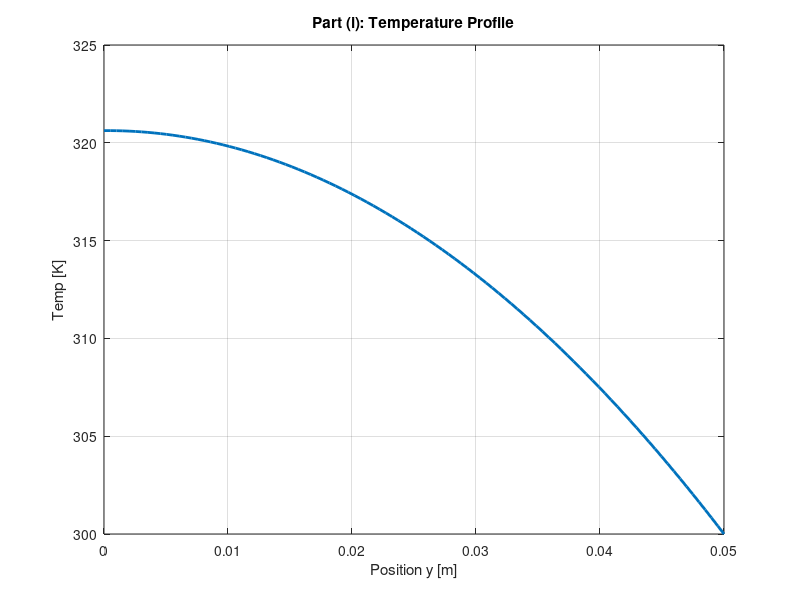
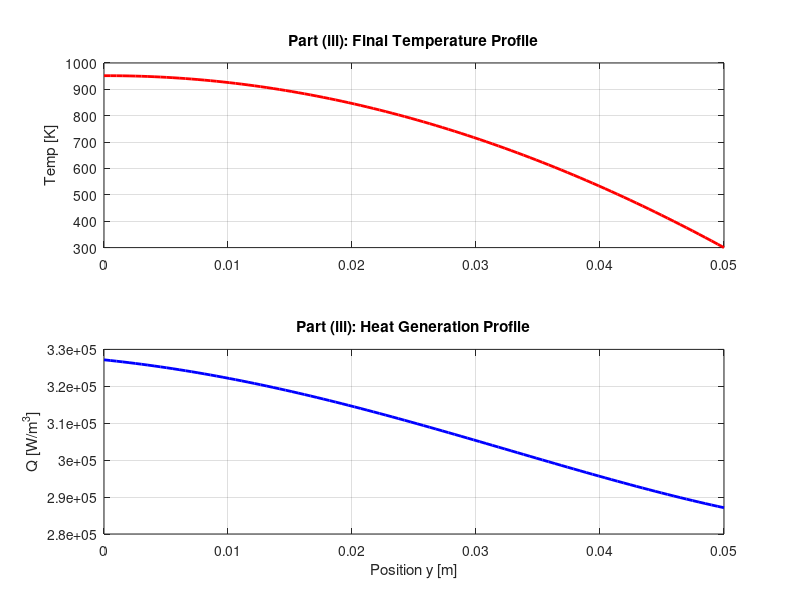

The MATLAB source for these figures, in order:
% --- PART (i): CONSTANT HEAT GENERATION ---
clear; clc;

% 1. Setup Parameters
N = 100;
W = 0.05;               % Width [m]
dy = W / (N - 1);       % Step size
k = 0.6;                % Conductivity
I0 = 1000;              % Solar Irradiance

% 2. Calculate Constant Q
Q_val = (0.50 * I0) / W; % Q = 10,000

% 3. Build Matrix System
A = zeros(N, N);
b = zeros(N, 1);

for j = 1:N
    if j == 1
        % Bottom: Adiabatic (-T1 + T2 = 0)
        A(j,j) = -1; A(j,j+1) = 1;
        b(j) = 0;
    elseif j == N
        % Top: Fixed Temp (TN = 300)
        A(j,j) = 1;
        b(j) = 300;
    else
        % Middle: Heat Equation
        A(j,j-1) = -1; A(j,j) = 2; A(j,j+1) = -1;
        b(j) = (Q_val * dy^2) / k;
    end
end

% 4. Solve and Plot
T_part1 = A \ b;

figure(1);
plot(linspace(0, W, N), T_part1, 'LineWidth', 2);
title('Part (i): Temperature Profile');
xlabel('Position y [m]'); ylabel('Temp [K]'); grid on;

% --- PART (ii): CALCULATE CONCENTRATION FACTOR ---

% 1. Get Average Temp from Part 1
T_avg_old = mean(T_part1);

% 2. Define Targets
T_target = 500;
T_ambient = 300;
C_old = 1;

% 3. Calculate Ratio
ratio = (T_target - T_ambient) / (T_avg_old - T_ambient);
C_new = ratio * C_old;

fprintf('Part (ii): Required Concentration Factor C = %.2f\n', C_new);




% --- PART (iii): NON-LINEAR ITERATIVE SOLVER ---
% clear; clc; % (Don't clear if you want to keep Part 1 results)

% 1. New Parameters
C = 300;                % Concentration Factor
I_in = C * 1000;        % Incoming Light (300,000)

% 2. Matrix A is the same as Part 1 (Geometry is constant)
% (We re-use Matrix A from Part 1 code above)

% 3. Initial Guess
T = ones(N, 1) * 300;   % Start with 300 K everywhere
error = 100;            % Big initial error
iter = 0;

% 4. The Loop
while error > 1e-4
    iter = iter + 1;
    T_old = T;
    
    % Step A: Update Epsilon
    epsilon = -1 - (1e-7 * T.^2);
    
    % Step B: Calculate Intensity I (Marching from Bottom)
    I = zeros(N, 1);
    I(1) = I_in;
    for j = 2:N
        % Formula: I_current = I_prev / (1 - dy * epsilon)
        I(j) = I(j-1) / (1 - dy * epsilon(j));
    end
    
    % Step C: Calculate Heat Q
    Q = -epsilon .* I;
    
    % Step D: Update Vector b
    b = zeros(N, 1);
    b(1) = 0;           % Bottom BC
    b(N) = 300;         % Top BC
    for j = 2:N-1
        b(j) = (Q(j) * dy^2) / k;
    end
    
    % Step E: Solve for New T
    T = A \ b;
    
    % Step F: Check Convergence
    error = max(abs(T - T_old));
end

fprintf('Part (iii): Converged in %d iterations.\n', iter);

% 5. Plot Results
figure(2);
subplot(2,1,1);
plot(linspace(0, W, N), T, 'r', 'LineWidth', 2);
title('Part (iii): Final Temperature Profile');
ylabel('Temp [K]'); grid on;

subplot(2,1,2);
plot(linspace(0, W, N), Q, 'b', 'LineWidth', 2);
title('Part (iii): Heat Generation Profile');
ylabel('Q [W/m^3]'); xlabel('Position y [m]'); grid on;


